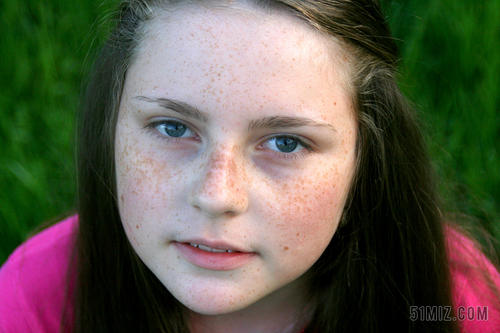
//> input picture opencv/meirong.jpg, 500 x 333 px
$ ./Simple   (built with g++ and OpenCV 4)
//> lines starting //> are read from the running program, lines starting //| are printed output that depends on the picture; after the words box and inside, x2 and y2 are one past the last pixel; in counts of white or black regions, pixels touching at a corner belong together
//> further down, src is the input picture: 333 rows x 500 cols, CV_8UC3; mean B, G, R 78.3, 92.1, 96.3
#include<opencv2/opencv.hpp>
#include<iostream>

using namespace cv;
using namespace std;


// 1. 快速边缘保留

int getBlockSum(Mat &sum_mat,int x0,int y0,int x1,int y1,int ch){
    // 获取四个点的值（因为肯定会超过 255 所以需要用Vec3i 来装）
    int lt = sum_mat.at<Vec3i>(y0, x0)[ch];
    int lb = sum_mat.at<Vec3i>(y1, x0)[ch];
    int rt = sum_mat.at<Vec3i>(y0, x1)[ch];
    int rb = sum_mat.at<Vec3i>(y1, x1)[ch];

    // 区块的合
    int sum = rb - lb - rt + lt;
    return sum;
}

float getBlockSqSum(Mat &sqsum_mat, int x0, int y0, int x1, int y1, int ch){
    // 获取四个点的值（因为肯定会超过 255 所以需要用Vec3f 来装）
    float lt = sqsum_mat.at<Vec3f>(y0, x0)[ch];
    float lb = sqsum_mat.at<Vec3f>(y1, x0)[ch];
    float rt = sqsum_mat.at<Vec3f>(y0, x1)[ch];
    float rb = sqsum_mat.at<Vec3f>(y1, x1)[ch];

    // 区块的合
    float sqsum = rb - lb - rt + lt;
    return sqsum;
}

// 积分图的模糊算法 size 模糊的直径
void fastBlateralBlur(Mat &src, Mat &dst, int size,int sigma){
//> called with size = 12, sigma = 144
    // 卷积的 size 必须确保为基数 size % 2 == 1
    // 填充周围，方便计算
    Mat mat;
    int radius = size / 2;
    copyMakeBorder(src,mat,radius,radius,radius,radius,BORDER_DEFAULT);
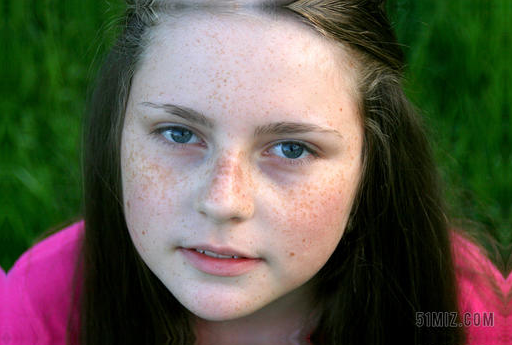
//> mat: 345 rows x 512 cols, CV_8UC3; mean B, G, R 76.2, 90.2, 94.1
    // 求积分图
    Mat sum_mat, sqsum_mat;
    integral(mat,sum_mat,sqsum_mat,CV_32S,CV_32F);
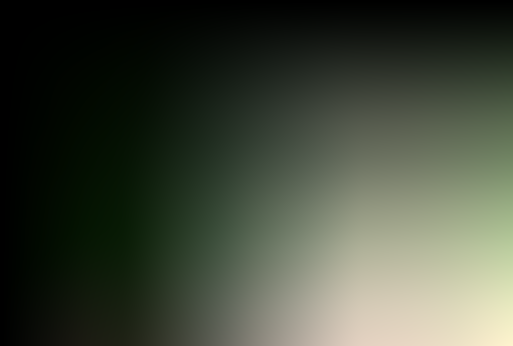
//> sum_mat: 346 rows x 513 cols, CV_32SC3; mean B, G, R 3780998.7, 4696272.2, 4277649.1; drawn with min black and max white
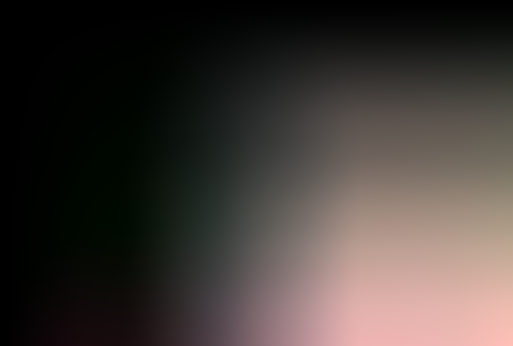
//> sqsum_mat: 346 rows x 513 cols, CV_32FC3; mean B, G, R 628804032, 676469952, 757022848; drawn with min black and max white

    dst.create(src.size(),src.type());
    int channels = src.channels();
//> channels = 3
    int area = size * size;
    // 求四个点，左上，左下，右上，右下
    int x0 = 0, x1 = 0, y0 = 0, y1 = 0;
    for (int row = 0; row < src.rows; row++)
    {
        y0 = row;
        y1 = y0 + size;
        for (int col = 0; col < src.cols; col++)
        {
            x0 = col;
            x1 = x0 + size;
            for (int i = 0; i < channels; i++)
            {
                // 区块的合
                int sum = getBlockSum(sum_mat,x0,y0,x1,y1,i);
                float sqsum = getBlockSqSum(sqsum_mat, x0, y0, x1, y1, i);

                float diff_sq = (sqsum - (sum*sum) / area) / area;
                float k = diff_sq / (diff_sq + sigma);

                int pixels = src.at<Vec3b>(row, col)[i];
                pixels = (1 - k)*(sum / area) + k * pixels;

                dst.at<Vec3b>(row, col)[i] = pixels;
            }
        }
    }
//> after the loop, x0 = 499; x1 = 511
}

void skinDetect(Mat &src, Mat &skinMask){
    skinMask.create(src.size(),CV_8UC1);
    int rows = src.rows;
//> rows = 333
    int cols = src.cols;
//> cols = 500

    Mat ycrcb;
    cvtColor(src,ycrcb,COLOR_BGR2YCrCb);
//> ycrcb: 333 rows x 500 cols, CV_8UC3; mean of channels 0, 1, 2 91.8, 131.2, 120.4
    for (int row = 0; row < rows; row++)
    {
        for (int col = 0; col < cols; col++)
        {
            Vec3b pixels = ycrcb.at<Vec3b>(row, col);
            uchar y = pixels[0];
            uchar cr = pixels[1];
            uchar cb = pixels[2];

            if (y>80 && 85 < cb < 135 && 135 < cr < 180){
                // 255 代表人脸区域
                skinMask.at<uchar>(row,col) = 255;
            }
            else{
                skinMask.at<uchar>(row, col) = 0;
            }
        }
    }
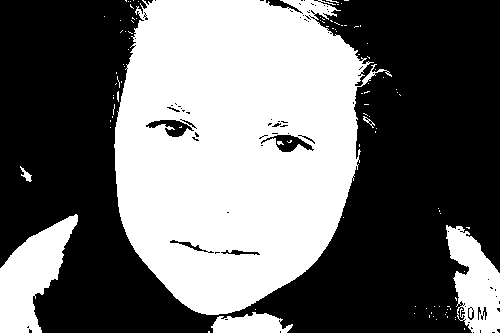
//> skinMask: 333 rows x 500 cols, CV_8UC1; 43.6% white; 100 white regions (93 under 20 px), largest, box (x1, y1, x2, y2) and area: (114, 0, 392, 315) 62561, (0, 214, 78, 333) 4828, (446, 225, 500, 333) 3586
}

void fuseSkin(Mat &src,Mat &blur_mat, Mat &dst, Mat &skinMask){
    // 融合
    dst.create(src.size(),src.type());
    // 处理一些区域，平滑点(所以有些地方的数值就不是0 或者 255了)
    GaussianBlur(skinMask, skinMask, Size(3, 3), 0.0);
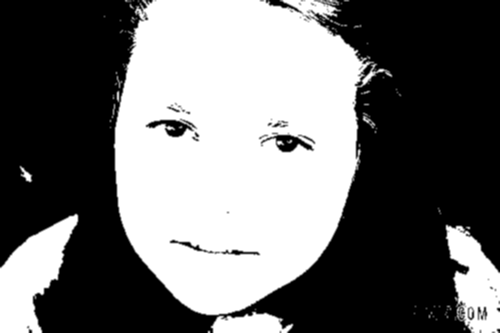
//> skinMask: 333 rows x 500 cols, CV_8UC1; 5.3% of pixels changed, all inside (x1, y1, x2, y2) = (0, 0, 500, 333)

    Mat skinMask_f;
    skinMask.convertTo(skinMask_f, CV_32F);

    normalize(skinMask_f, skinMask_f, 0.0, 1.0, NORM_MINMAX);

    int rows = src.rows;
//> rows = 333
    int cols = src.cols;
//> cols = 500
    int ch = src.channels();
//> ch = 3
    for (int row = 0; row < rows; row++)
    {
        for (int col = 0; col < cols; col++)
        {
            // [11 lines of commented-out code are left out]
            uchar b_src = src.at<Vec3b>(row, col)[0];
            uchar g_src = src.at<Vec3b>(row, col)[1];
            uchar r_src = src.at<Vec3b>(row, col)[2];

            // blur_mat
            uchar b_blur = blur_mat.at<Vec3b>(row, col)[0];
            uchar g_blur = blur_mat.at<Vec3b>(row, col)[1];
            uchar r_blur = blur_mat.at<Vec3b>(row, col)[2];

            float k = skinMask_f.at<float>(row, col); // k == 1的时候，人脸区域需要取b_blur，否则取b_src

            dst.at<Vec3b>(row, col)[0] = b_blur*k + (1 - k)*b_src;
            dst.at<Vec3b>(row, col)[1] = g_blur*k + (1 - k)*g_src;
            dst.at<Vec3b>(row, col)[2] = r_blur*k + (1 - k)*r_src;
        }
    }

}


int main(){
    Mat src = imread("E:/meirong.jpg");

    if (!src.data){
        cout << "read error" << endl;
        return -1;
    }

    imshow("src", src);

    // 高斯（模糊），计算高斯卷积核，卷积操作，考虑像素之间的差值（更好的保留图像的边缘）

    Mat blur_mat;
    int size = 12; // size == 10001 时 time = 1 秒
    fastBlateralBlur(src, blur_mat, size, size*size);
    imshow("fastBlateralBlur", blur_mat);

    // 皮肤区域检测
    Mat skinMask;
    skinDetect(src, skinMask);
    imshow("skinDetect", skinMask);

    //皮肤区域融合
    Mat fuseDst;
    fuseSkin(src, blur_mat, fuseDst, skinMask);
    imshow("fuseSkin", fuseDst);

    // 边缘的提升（可有可无）
    Mat cannyMask;
    Canny(src,cannyMask,150,300,3,false);
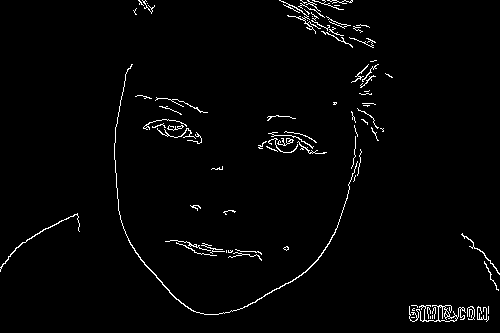
//> cannyMask: 333 rows x 500 cols, CV_8UC1; 2% white in thin lines or dots
    imshow("cannyMask", cannyMask);

    // 相当于 & 运算
    bitwise_and(src,src,fuseDst,cannyMask);
//> fuseDst: 333 rows x 500 cols, CV_8UC3; mean B, G, R 77.9, 91.6, 95.8
    imshow("bitwise_and", fuseDst);

    // 稍微提升一下对比度（亮度）
    add(fuseDst,Scalar(10,10,10),fuseDst);
    imshow("add", fuseDst);

    waitKey(0);
    return 0;
}
